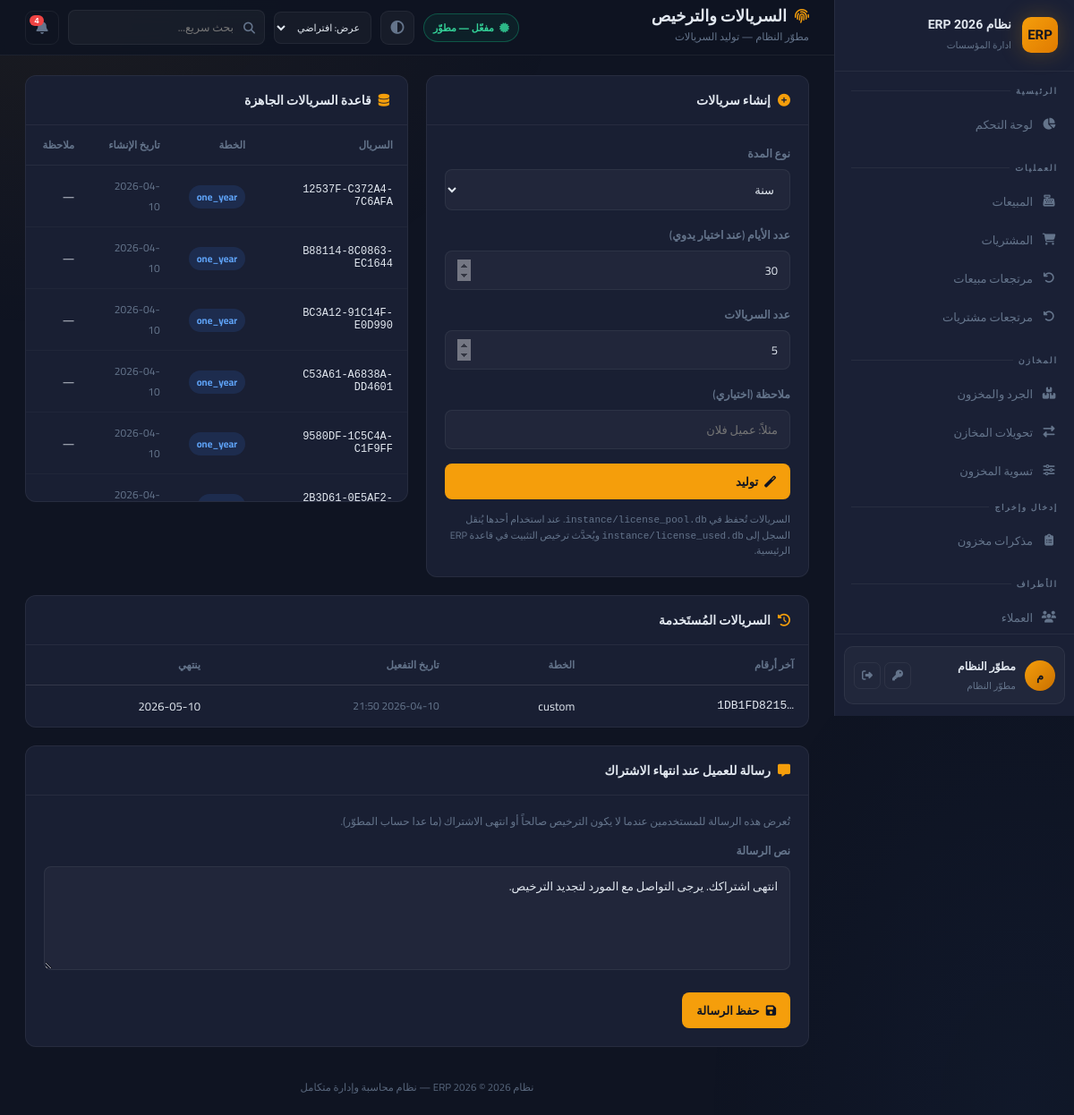
Page /license/admin (signed in) on the committed database.
### app.py (models this page shows, shortened)
class AppSetting(db.Model):
    id = db.Column(db.Integer, primary_key=True)
    key = db.Column(db.String(80), unique=True, nullable=False)
    value = db.Column(db.Text)

class User(UserMixin, db.Model):
    id = db.Column(db.Integer, primary_key=True)
    username = db.Column(db.String(80), unique=True, nullable=False)
    password_hash = db.Column(db.String(256))
    full_name = db.Column(db.String(120))
    role = db.Column(db.String(20), default='user')  # developer, admin, manager, user
    branch_id = db.Column(db.Integer, db.ForeignKey('branch.id'))
    is_active = db.Column(db.Boolean, default=True)
    created_at = db.Column(db.DateTime, default=datetime.utcnow)
    last_seen = db.Column(db.DateTime, nullable=True)
    permissions = db.Column(db.Text)  # JSON list of permission keys; empty = استخدام صلاحيات الدور

### app.py (the view)
@app.route('/license/admin')
@login_required
@developer_required
def license_admin():
    pool = LicensePoolSerial.query.order_by(LicensePoolSerial.created_at.desc()).all()
    used = LicenseUsedSerial.query.order_by(LicenseUsedSerial.activated_at.desc()).all()
    return render_template('license_admin.html', pool=pool, used=used)

### templates/license_admin.html (shortened to what this page needs)
{% extends 'base.html' %}
{% set block_icon = 'fas fa-fingerprint' %}
{% block page_title %}السريالات والترخيص{% endblock %}
{% block breadcrumb %}مطوّر النظام — توليد السريالات{% endblock %}
{% block content %}
<div style="display:grid;grid-template-columns:1fr 1fr;gap:20px;align-items:start;">
    <div class="card">
        <div class="card-header"><div class="card-title"><i class="fas fa-plus-circle"></i> إنشاء سريالات</div></div>
        <div class="card-body">
            <form method="POST" action="{{ url_for('license_admin_generate') }}">
                <div class="form-group">
                    <label class="form-label">نوع المدة</label>
                    <select name="plan" class="form-control">
                        <option value="one_year" selected>سنة</option>
                    </select>
                </div>
                <div class="form-group">
                    <label class="form-label">عدد الأيام (عند اختيار يدوي)</label>
                    <input type="number" name="custom_days" class="form-control" value="30" min="1" max="3650">
                </div>
                <div class="form-group">
                    <label class="form-label">عدد السريالات</label>
                    <input type="number" name="count" class="form-control" value="5" min="1" max="500">
                </div>
                <div class="form-group">
                    <label class="form-label">ملاحظة (اختياري)</label>
                    <input type="text" name="note" class="form-control" placeholder="مثلاً: عميل فلان">
                </div>
                <button type="submit" class="btn btn-primary" style="width:100%;"><i class="fas fa-magic"></i> توليد</button>
            </form>
            <p style="font-size:11px;color:var(--text-muted);margin-top:14px;line-height:1.5;">
                السريالات تُحفظ في <code>instance/license_pool.db</code>. عند استخدام أحدها يُنقل السجل إلى <code>instance/license_used.db</code> ويُحدَّث ترخيص التثبيت في قاعدة ERP الرئيسية.
            </p>
        </div>
    </div>
    <div class="card">
        <div class="card-header"><div class="card-title"><i class="fas fa-database"></i> قاعدة السريالات الجاهزة</div></div>
        <div class="table-container" style="max-height:420px;overflow-y:auto;">
            <table>
                <thead><tr><th>السريال</th><th>الخطة</th><th>تاريخ الإنشاء</th><th>ملاحظة</th></tr></thead>
                <tbody>
                    {% for r in pool %}
                    <tr>
                        <td style="font-family:monospace;font-size:12px;">{{ r.code }}</td>
                        <td><span class="badge badge-info">{{ r.plan }}</span></td>
                        <td style="font-size:12px;color:var(--text-muted);">{{ r.created_at.strftime('%Y-%m-%d') if r.created_at else '—' }}</td>
                        <td style="font-size:12px;">{{ r.note or '—' }}</td>
                    </tr>
                    {% else %}
                    <tr><td colspan="4"><div class="empty-state" style="padding:20px;"><h3>لا توجد سريالات في المخزن</h3></div></td></tr>
                    {% endfor %}
                </tbody>
            </table>
        </div>
    </div>
</div>
<div class="card" style="margin-top:20px;">
    <div class="card-header"><div class="card-title"><i class="fas fa-history"></i> السريالات المُستَخدمة</div></div>
    <div class="table-container">
        <table>
            <thead><tr><th>آخر أرقام</th><th>الخطة</th><th>تاريخ التفعيل</th><th>ينتهي</th></tr></thead>
            <tbody>
                {% for u in used %}
                <tr>
                    <td style="font-family:monospace;">…{{ u.code_hint }}</td>
                    <td>{{ u.plan }}</td>
                    <td style="font-size:12px;color:var(--text-muted);">{{ u.activated_at.strftime('%Y-%m-%d %H:%M') if u.activated_at else '—' }}</td>
                    <td>{% if u.expires_at %}{{ u.expires_at.strftime('%Y-%m-%d') }}{% else %}دائم{% endif %}</td>
                </tr>
                {% else %}
                <tr><td colspan="4"><div class="empty-state" style="padding:20px;">لا توجد تفعيلات بعد</div></td></tr>
                {% endfor %}
            </tbody>
        </table>
    </div>
</div>
<div class="card" style="margin-top:20px;">
    <div class="card-header"><div class="card-title"><i class="fas fa-comment-alt"></i> رسالة للعميل عند انتهاء الاشتراك</div></div>
    <div class="card-body">
        <p style="font-size:12px;color:var(--text-muted);line-height:1.55;margin-bottom:12px;">
            تُعرض هذه الرسالة للمستخدمين عندما لا يكون الترخيص صالحاً أو انتهى الاشتراك (ما عدا حساب المطوّر).
        </p>
        <form method="POST" action="{{ url_for('license_admin_save_message') }}">
            <div class="form-group">
                <label class="form-label">نص الرسالة</label>
                <textarea name="license_expiry_message" class="form-control" rows="4" maxlength="4000" placeholder="مثال: تواصل معنا لتجديد الاشتراك…">{{ license_expiry_message_text or '' }}</textarea>
            </div>
            <button type="submit" class="btn btn-primary"><i class="fas fa-save"></i> حفظ الرسالة</button>
        </form>
    </div>
</div>
{% endblock %}

### templates/base.html (shortened to what this page needs)
<!DOCTYPE html>
<html lang="ar" dir="rtl" data-theme="dark" data-layout-default="{{ layout_max_width | default('1400px') }}">
<head>
    <link rel="stylesheet" href="https://cdnjs.cloudflare.com/ajax/libs/font-awesome/6.5.0/css/all.min.css">
    <link rel="stylesheet" href="{{ url_for('static', filename='css/style.css') }}">
</head>
<body>
<aside class="sidebar" id="sidebar">
    <div class="sidebar-logo">
        <div class="logo-icon">ERP</div>
        <div class="logo-text">
            <div class="name" style="font-size:14px;line-height:1.25;">{{ app_brand_title }}</div>
            <div class="sub">{{ app_subtitle_brand }}</div>
        </div>
    </div>
    <nav class="sidebar-nav" id="sidebarNav" style="display:flex;flex-direction:column;padding-bottom:8px;">
        <div class="nav-section">
            <div class="nav-label">الرئيسية</div>
            {% if can('dashboard') %}
            <a href="{{ url_for('dashboard') }}" class="nav-link {% if request.endpoint=='dashboard' %}active{% endif %}">
                <i class="fas fa-chart-pie"></i><span class="label">لوحة التحكم</span>
            </a>
            {% endif %}
        </div>
        {% if can('sales') or can('purchases') or can('returns') %}
        <div class="nav-section">
            <div class="nav-label">العمليات</div>
            {% if can('sales') %}
            <a href="{{ url_for('sales') }}" class="nav-link {% if 'sale' in (request.endpoint or '') and 'return' not in (request.endpoint or '') and 'report' not in (request.endpoint or '') %}active{% endif %}">
                <i class="fas fa-cash-register"></i><span class="label">المبيعات</span>
            </a>
            {% endif %}
            {% if can('purchases') %}
            <a href="{{ url_for('purchases') }}" class="nav-link {% if 'purchase' in (request.endpoint or '') and 'return' not in (request.endpoint or '') and 'report' not in (request.endpoint or '') %}active{% endif %}">
                <i class="fas fa-shopping-cart"></i><span class="label">المشتريات</span>
            </a>
            {% endif %}
            {% if can('returns') %}
            <a href="{{ url_for('sale_returns') }}" class="nav-link {% if request.endpoint in ['sale_returns','new_sale_return'] %}active{% endif %}">
                <i class="fas fa-undo"></i><span class="label">مرتجعات مبيعات</span>
            </a>
            <a href="{{ url_for('purchase_returns') }}" class="nav-link {% if request.endpoint in ['purchase_returns','new_purchase_return'] %}active{% endif %}">
                <i class="fas fa-undo-alt"></i><span class="label">مرتجعات مشتريات</span>
            </a>
            {% endif %}
        </div>
        {% endif %}
        {% if can('inventory') or can('transfers') or can('adjust_stock') %}
        <div class="nav-section">
            <div class="nav-label">المخازن</div>
            {% if can('inventory') %}
            <a href="{{ url_for('inventory') }}" class="nav-link {% if request.endpoint=='inventory' %}active{% endif %}">
                <i class="fas fa-boxes"></i><span class="label">الجرد والمخزون</span>
            </a>
            {% endif %}
            {% if can('transfers') %}
            <a href="{{ url_for('transfers') }}" class="nav-link {% if 'transfer' in (request.endpoint or '') %}active{% endif %}">
                <i class="fas fa-exchange-alt"></i><span class="label">تحويلات المخازن</span>
            </a>
            {% endif %}
            {% if can('adjust_stock') %}
            <a href="{{ url_for('adjust_stock') }}" class="nav-link {% if request.endpoint=='adjust_stock' %}active{% endif %}">
                <i class="fas fa-sliders-h"></i><span class="label">تسوية المخزون</span>
            </a>
            {% endif %}
            {% if can('inventory') %}
            <div class="nav-label" style="padding-top:10px;font-size:9px;">إدخال وإخراج</div>
            <a href="{{ url_for('inventory_memos_list') }}" class="nav-link ">
                <i class="fas fa-clipboard-list"></i><span class="label">مذكرات مخزون</span>
            </a>
            {% endif %}
        </div>
        {% endif %}
        {% if can('customers') or can('suppliers') or can('employees') %}
        <div class="nav-section">
            <div class="nav-label">الأطراف</div>
            {% if can('customers') %}
            <a href="{{ url_for('customers') }}" class="nav-link {% if 'customer' in (request.endpoint or '') %}active{% endif %}">
                <i class="fas fa-users"></i><span class="label">العملاء</span>
            </a>
            {% endif %}
        </div>
        {% endif %}
    </nav>
    <div class="sidebar-footer">
        <div class="user-card">
            <div class="user-avatar">{{ (current_user.full_name or current_user.username)[0] }}</div>
            <div style="flex:1;min-width:0;">
                <div class="user-name">{{ current_user.full_name or current_user.username }}</div>
                <div class="user-role">{% if current_user.role=='developer' %}مطوّر النظام{% elif current_user.role=='admin' %}مدير النظام{% elif current_user.role=='manager' %}مشرف{% else %}مستخدم{% endif %}</div>
            </div>
            <div style="display:flex;gap:4px;margin-right:auto;">
                <a href="{{ url_for('change_password') }}" class="icon-btn" title="تغيير كلمة المرور"><i class="fas fa-key"></i></a>
                <a href="{{ url_for('logout') }}" class="icon-btn danger" title="تسجيل الخروج"><i class="fas fa-sign-out-alt"></i></a>
            </div>
        </div>
    </div>
</aside>
<main class="main-content">
    <div class="topbar">
        <div style="display:flex;align-items:center;gap:14px;">
            <div>
                <div class="page-title"><i class="{{ block_icon | default('fas fa-home') }}"></i>{% block page_title %}الرئيسية{% endblock %}</div>
                <div class="breadcrumb">{% block breadcrumb %}{{ app_brand_title }}{% endblock %}</div>
            </div>
        </div>
        <div class="topbar-right">
            {% if subscription_status %}
            <span class="sub-pill {% if subscription_status.kind in ('developer','permanent') %}ok{% elif subscription_status.kind in ('expired','none') %}bad{% else %}warn{% endif %}" title="حالة الاشتراك / الترخيص">
                <i class="fas fa-certificate" style="margin-left:6px;opacity:.85;"></i>{{ subscription_status.line }}
            </span>
            {% endif %}
            <button type="button" class="theme-toggle" onclick="erpToggleTheme()" title="تبديل الوضع الفاتح/الداكن"><i class="fas fa-adjust"></i></button>
            <div class="erp-device-layout-tools" style="display:flex;align-items:center;gap:6px;flex-shrink:0;" title="يُحفظ على هذا الجهاز/المتصفح فقط — لا يتبع حساب المستخدم">
                <select id="erpLayoutWidth" class="form-control" aria-label="عرض المحتوى" style="width:auto;min-width:104px;max-width:132px;padding:6px 8px;font-size:11px;border-radius:8px;cursor:pointer;">
                    <option value="">عرض: افتراضي</option>
                </select>
            </div>
            <div style="position:relative;" id="globalSearchWrapper">
                <div style="position:relative;">
                    <i class="fas fa-search" style="position:absolute;right:11px;top:50%;transform:translateY(-50%);color:var(--text-muted);font-size:13px;pointer-events:none;"></i>
                    <input type="text" id="globalSearchInput" placeholder="بحث سريع..." autocomplete="off"
                        style="width:220px;padding:7px 34px 7px 12px;background:rgba(255,255,255,.04);border:1px solid var(--border);
                               border-radius:8px;color:var(--text);font-family:Cairo,sans-serif;font-size:12.5px;transition:all .2s;"
                        onfocus="this.style.borderColor='var(--accent)';this.style.width='280px'"
                        onblur="setTimeout(()=>{this.style.borderColor='';this.style.width='220px';closeGlobalSearch()},200)">
                </div>
            </div>
            <div style="position:relative;" id="notifWrapper">
                <button class="notif-btn" onclick="toggleNotif()" title="الإشعارات">
                    <i class="fas fa-bell"></i>
                    <span class="notif-count" id="notifCount"></span>
                </button>
            </div>
        </div>
    </div>
    <div class="content fade-in">
        {% block content %}{% endblock %}
    </div>
    <div class="app-footer-note">{{ app_brand_title }} © 2026 — نظام محاسبة وإدارة متكامل</div>
</main>
</body>
</html>

### rows in the picture
AppSetting: value "نظام ERP 2026"
AppSetting: value "ادارة المؤسسات"
User: full_name "م", full_name "مطوّر النظام"
AppSetting: license_expiry_message "انتهى اشتراكك. يرجى التواصل مع المورد لتجديد الترخيص."

### other values in the picture
{{ subscription_status.line }} "مفعّل — مطوّر"
{{ r.code }} "12537F-C372A4-7C6AFA" "B88114-8C0863-EC1644" "BC3A12-91C14F-E0D990" "C53A61-A6838A-DD4601" "9580DF-1C5C4A-C1F9FF"
{{ r.plan }} "one_year" "one_year" "one_year" "one_year" "one_year"
{{ r.created_at.strftime('%Y-%m-%d') if r.created_at else '—' }} "2026-04-10" "2026-04-10" "2026-04-10" "2026-04-10" "2026-04-10"
{{ r.note or '—' }} "—" "—" "—" "—" "—"
{{ u.code_hint }} "1DB1FD8215"
{{ u.plan }} "custom"
{{ u.activated_at.strftime('%Y-%m-%d %H:%M') if u.activated_at else '—' }} "2026-04-10 21:50"
{{ u.expires_at.strftime('%Y-%m-%d') }} "2026-05-10"
